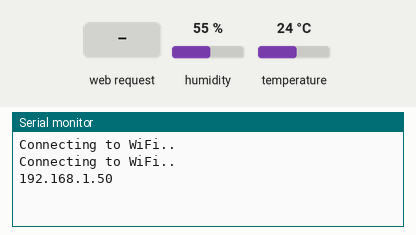
A program run on a simulated ESP32. Parts: the last lines printed to the serial monitor. Inputs (shaded band) come from the test bench; at power-on: humidity 55 %, temperature 24 °C. WiFi joins after 1.5 s; servers stay silent unless stated.

Above: at 3.2 s.
3.3 s: HTTP request GET /temperature received
At 4.5 s:
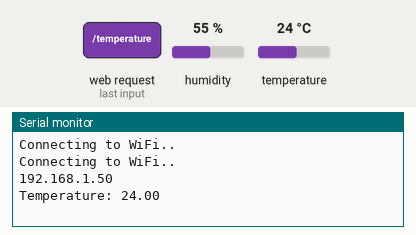
4.8 s: HTTP request GET /humidity received
At 5.6 s:
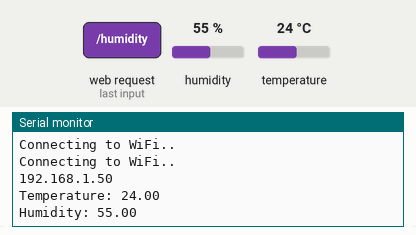

Measured:
- after the input at 3.3 s, the serial monitor: prints a new line at once (image 1)
- after the input at 4.8 s, the serial monitor: prints a new line at once (image 2)

The program:

main.cpp
```cpp
#include "WiFi.h"
#include "ESPAsyncWebServer.h"
#include <Arduino.h>
#include <Wire.h>
#include "Adafruit_SHT31.h"
#include "SPI.h"

// Replace with your network credentials
const char* ssid = "Xiaomi_11T_Pro";
const char* password = "f5CBD8A82232";

Adafruit_SHT31 sht31 = Adafruit_SHT31();

// Create AsyncWebServer object on port 80
AsyncWebServer server(80);

  String readSHT31Temperature(){

  float t = sht31.readTemperature();

  if (! sht31.begin(0x44))        // Set to 0x45 for alternate i2c addr
{
Serial.println("SHT31 test");
while (1) delay(1);
}

  if (isnan(t)) {
    Serial.println("Failed to read temperature!");
    return "--";
  }
  else {
    Serial.print("");
    Serial.print("Temperature: ");
    Serial.println(t);
    return String(t);
  }
}

String readSHT31Humidity() {

  float h = sht31.readHumidity();
  if (isnan(h)) {
    Serial.println("Failed to read Humidity!");
    return "--";
  }
  else {
    Serial.print("Humidity: ");
    Serial.println(h);
    Serial.println("");
    return String(h);
  }
}

const char index_html[] PROGMEM = R"rawliteral(
<!DOCTYPE HTML><html>
<head>
  <meta name="viewport" content="width=device-width, initial-scale=1">
  <link rel="stylesheet" href="https://use.fontawesome.com/releases/v5.7.2/css/all.css" integrity="sha384-fnmOCqbTlWIlj8LyTjo7mOUStjsKC4pOpQbqyi7RrhN7udi9RwhKkMHpvLbHG9Sr" crossorigin="anonymous">
  <style>
    html {
     font-family: Arial;
     display: inline-block;
     margin: 0px auto;
     text-align: center;
    }
    h2 { font-size: 3.0rem; }
    p { font-size: 3.0rem; }
    .units { font-size: 1.2rem; }
    .sht31-labels{
      font-size: 1.5rem;
      vertical-align:middle;
      padding-bottom: 15px;
    }
  </style>
</head>
<body>
  <h2>ESP32 SHT31 Web Server</h2>
  <p>
    <i class="fas fa-thermometer-half" style="color:#059e8a;"></i>
    <span class="sht31-labels">Temperature</span>
    <span id="temperature">%TEMPERATURE%</span>
    <sup class="units">&deg;C</sup>
  </p>
  <p>
    <i class="fas fa-tint" style="color:#00add6;"></i>
    <span class="sht31-labels">Humidity</span>
    <span id="humidity">%HUMIDITY%</span>
    <sup class="units">%</sup>
  </p>
</body>
<script>
setInterval(function ( ) {
  var xhttp = new XMLHttpRequest();
  xhttp.onreadystatechange = function() {
    if (this.readyState == 4 && this.status == 200) {
      document.getElementById("temperature").innerHTML = this.responseText;
    }
  };
  xhttp.open("GET", "/temperature", true);
  xhttp.send();
}, 10000 ) ;

setInterval(function ( ) {
  var xhttp = new XMLHttpRequest();
  xhttp.onreadystatechange = function() {
    if (this.readyState == 4 && this.status == 200) {
      document.getElementById("humidity").innerHTML = this.responseText;
    }
  };
  xhttp.open("GET", "/humidity", true);
  xhttp.send();
}, 10000 ) ;
</script>
</html>)rawliteral";

// Replaces placeholder with sht31 values
String processor(const String& var){
  //Serial.println(var);
  if(var == "TEMPERATURE"){
    return readSHT31Temperature();
  }
  else if(var == "HUMIDITY"){
    return readSHT31Humidity();
  }
  return String();
}

void setup(){
  // Serial port for debugging purposes
  Serial.begin(115200);

  // Connect to Wi-Fi
  WiFi.begin(ssid, password);
  while (WiFi.status() != WL_CONNECTED) {
    delay(1000);
    Serial.println("Connecting to WiFi..");
  }

  // Print ESP32 Local IP Address
  Serial.println(WiFi.localIP());

  // Route for root / web page
  server.on("/", HTTP_GET, [](AsyncWebServerRequest *request){
    request->send_P(200, "text/html", index_html, processor);
  });
  server.on("/temperature", HTTP_GET, [](AsyncWebServerRequest *request){
    request->send_P(200, "text/plain", readSHT31Temperature().c_str());
  });
  server.on("/humidity", HTTP_GET, [](AsyncWebServerRequest *request){
    request->send_P(200, "text/plain", readSHT31Humidity().c_str());
  });

  // Start server
  server.begin();
}

void loop(){

}
```
